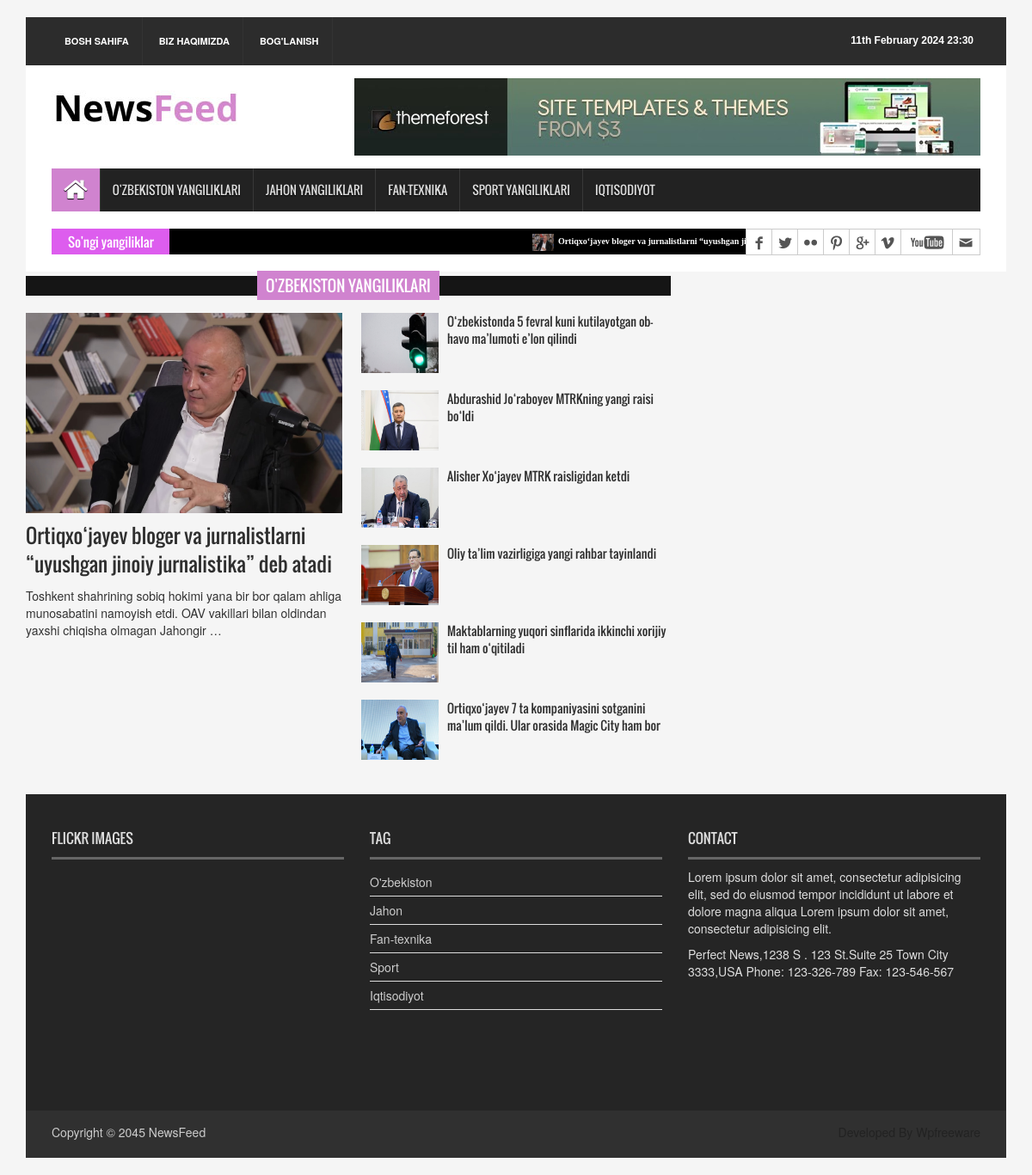
The app's page /local/ with its own data.
### news_app/models.py (models this page shows, shortened)
class News(models.Model):
    class Status(models.TextChoices):
        Draft = "DF", "Draft"
        Published = "PB", "Published"
    title = models.CharField(max_length=300)
    slug = models.SlugField(max_length=300)
    body = models.TextField()
    image = models.ImageField(upload_to='news/images')
    category = models.ForeignKey(Category, on_delete=models.CASCADE)
    publish_time = models.DateTimeField(default=timezone.now)
    created_time = models.DateTimeField(auto_now_add=True)
    updated_time = models.DateTimeField(auto_now=True)
    status = models.CharField(max_length=2,
                              choices=Status.choices,
                              default=Status.Draft
                              )
    objects = models.Manager()
    published = PublishedManager()
    class Meta:
        ordering = ["-publish_time"]
    def get_title_url(self):
        return reverse("news_detail_page", args=[self.slug])

class Category(models.Model):
    name = models.CharField(max_length=150)

### news_app/views.py (the view)
# urls.py: path('local/',LocalNewsView.as_view(template_name="news/local.html"), name="local-news"),
class LocalNewsView(ListView):
    model = News
    template_name = 'news/local.html'
    context_object_name = 'localnews'
    def get_queryset(self):
        news = self.model.published.all().filter(category__name="O'zbekiston")
        return news

### news_app/context_processor.py (called while the page is built)
def latest_news(request):
    latest_news = News.published.all().order_by("-publish_time")[:10]
    category = Category.objects.all()
    context ={
        'latest_news': latest_news,
        'category': category
    }
    return context

### news_app/models.py (called while the page is built)
    def get_queryset(self):
        return super().get_queryset().filter(status=News.Status.Published)

### templates/news/local.html (shortened to what this page needs)
{% extends 'news/base.html' %}
{% load static %}
{% block content %}
    <div class="row">
      <div class="col-lg-8 col-md-8 col-sm-8">
          <div class="single_post_content">
            <h2><span>O'zbekiston yangiliklari</span></h2>
            <div class="single_post_content_left">
              <ul class="business_catgnav  wow fadeInDown">
                {% for one in localnews %}
                {% if forloop.first %}
                <li>
                  <figure class="bsbig_fig"> <a href="{{ one.get_title_url }}" class="featured_img"> <img alt="" src="{{ one.image.url }} "> <span class="overlay"></span> </a>
                    <figcaption> <a href="{{ one.get_title_url }}">{{ one.title }}</a> </figcaption>
                    <p> {{ one.body | truncatewords:20  }}</p>
                  </figure>
                </li>
                {% endif %}
                {% endfor %}
              </ul>
            </div>
            <div class="single_post_content_right">
              <ul class="spost_nav">
                {% for local in localnews %}
                {% if forloop.counter > 1 %}
                <li>
                  <div class="media wow fadeInDown"> <a href="{{ local.get_title_url }}" class="media-left"> <img alt="" src="{{ local.image.url }}"> </a>
                    <div class="media-body"> <a href="{{ local.get_title_url }}" class="catg_title">{{ local.title }}</a> </div>
                  </div>
                </li>
                {% endif %}
                {% endfor %}
              </ul>
            </div>
          </div>
      </div>
    </div>
{% endblock content %}

### templates/news/base.html (shortened to what this page needs)
{% load static %}
<!DOCTYPE html>
<html>
<head>
<link rel="stylesheet" type="text/css" href="{% static 'css/bootstrap.min.css' %}">
<link rel="stylesheet" type="text/css" href="{% static 'css/font-awesome.min.css' %}">
<link rel="stylesheet" type="text/css" href="{% static 'css/animate.css' %}">
<link rel="stylesheet" type="text/css" href="{% static 'css/font.css' %}">
<link rel="stylesheet" type="text/css" href="{% static 'css/li-scroller.css' %}">
<link rel="stylesheet" type="text/css" href="{% static 'css/slick.css' %}">
<link rel="stylesheet" type="text/css" href="{% static 'css/jquery.fancybox.css' %}">
<link rel="stylesheet" type="text/css" href="{% static 'assets/css/theme.css' %}">
<link rel="stylesheet" type="text/css" href="{% static 'css/style.css' %}">
</head>
<body>
<div class="container">
  <header id="header">
    <div class="row">
      <div class="col-lg-12 col-md-12 col-sm-12">
        <div class="header_top">
          <div class="header_top_left">
            <ul class="top_nav">
              <li><a href="{% url 'home' %}">Bosh sahifa</a></li>
              <li><a href="{% url 'about-us' %}">Biz haqimizda</a></li>
              <li><a href="{% url 'contact-us' %}">Bog'lanish</a></li>
            </ul>
          </div>
          <div class="header_top_right">
            <p>{% now "jS F Y H:i" %}</p>
          </div>
        </div>
      </div>
      <div class="col-lg-12 col-md-12 col-sm-12">
        <div class="header_bottom">
          <div class="logo_area"><a href="index.html" class="logo"><img src="{% static 'images/logo.jpg' %} " alt=""></a></div>
          <div class="add_banner"><a href="#"><img src="{% static 'images/addbanner_728x90_V1.jpg' %} " alt=""></a></div>
        </div>
      </div>
    </div>
  </header>
  <section id="navArea">
    <nav class="navbar navbar-inverse" role="navigation">
      <div id="navbar" class="navbar-collapse collapse">
        <ul class="nav navbar-nav main_nav">
          <li class="active"><a href="index.html"><span class="fa fa-home desktop-home"></span><span class="mobile-show">Home</span></a></li>
          <li><a href="{% url 'local-news' %}">O'zbekiston yangiliklari</a></li>
          <li><a href="{% url 'world-news' %}">Jahon yangiliklari</a></li>
          <li><a href="{% url 'fan-news' %}">Fan-texnika</a></li>
          <li><a href="{% url 'sport-news' %}">Sport yangiliklari</a></li>
          <li><a href="{% url 'iqtisod-news' %}">Iqtisodiyot</a></li>
        </ul>
      </div>
    </nav>
  </section>
  <section id="newsSection">
    <div class="row">
      <div class="col-lg-12 col-md-12">
        <div class="latest_newsarea"> <span style="background-color:#DD5DEE">So'ngi yangiliklar</span>
          <ul id="ticker01" class="news_sticker">
            {% for news in latest_news %}
            <li><a href="#"><img src="{{ news.image.url }}" alt="">{{ news.title }}</a></li>
            {% endfor %}
          </ul>
          <div class="social_area">
            <ul class="social_nav">
              <li class="facebook"><a href="#"></a></li>
              <li class="twitter"><a href="#"></a></li>
              <li class="flickr"><a href="#"></a></li>
              <li class="pinterest"><a href="#"></a></li>
              <li class="googleplus"><a href="#"></a></li>
              <li class="vimeo"><a href="#"></a></li>
              <li class="youtube"><a href="#"></a></li>
              <li class="mail"><a href="#"></a></li>
            </ul>
          </div>
        </div>
      </div>
    </div>
  </section>
    {% block content %}
    {% endblock content %}
    <footer id="footer">
    <div class="footer_top">
      <div class="row">
        <div class="col-lg-4 col-md-4 col-sm-4">
          <div class="footer_widget wow fadeInLeftBig">
            <h2>Flickr Images</h2>
          </div>
        </div>
        <div class="col-lg-4 col-md-4 col-sm-4">
          <div class="footer_widget wow fadeInDown">
            <h2>Tag</h2>
            <ul class="tag_nav">
              {% for kategory in category %}
              <li><a href="#">{{kategory.name}}</a></li>
              {% endfor %}
            </ul>
          </div>
        </div>
        <div class="col-lg-4 col-md-4 col-sm-4">
          <div class="footer_widget wow fadeInRightBig">
            <h2>Contact</h2>
            <p>Lorem ipsum dolor sit amet, consectetur adipisicing elit, sed do eiusmod tempor incididunt ut labore et dolore magna aliqua Lorem ipsum dolor sit amet, consectetur adipisicing elit.</p>
            <address>
            Perfect News,1238 S . 123 St.Suite 25 Town City 3333,USA Phone: 123-326-789 Fax: 123-546-567
            </address>
          </div>
        </div>
      </div>
    </div>
    <div class="footer_bottom">
      <p class="copyright">Copyright &copy; 2045 <a href="index.html">NewsFeed</a></p>
      <p class="developer">Developed By Wpfreeware</p>
    </div>
  </footer>
</div>
</body>
</html>

### static/css/li-scroller.css (style rules this page uses)
ul.newsticker { position:relative; left:750px; font:bold 10px Verdana; list-style-type:none; margin:0; padding:0 }
ul.newsticker li { float:left; margin:0; padding:0 }
ul.newsticker a { white-space:nowrap; padding:0; color:#fff; margin:0 50px 0 0 }
ul.newsticker a > img { height:20px; margin-right:5px; width:25px }

### static/css/theme.css (style rules this page uses)
.navbar-inverse .navbar-nav > .active > a, .navbar-inverse .navbar-nav > .active > a:hover, .navbar-inverse .navbar-nav > .active > a:focus { background-color:#d083cf }
.latest_newsarea span { background:none repeat scroll 0 0 #d083cf }
.single_post_content > h2 span { background:none repeat scroll 0 0 #d083cf }

### records on screen
News: image (picture), title "Ortiqxo‘jayev bloger va jurnalistlarni “uyushgan jinoiy jurnalistika” deb atadi", body "Toshkent shahrining sobiq hokimi yana bir bor qalam ahliga munosabatini namoyish etdi. OAV vakillari bilan oldindan yaxshi chiqisha olmagan Jahongir …"
News: image (picture), title "O‘zbekistonda 5 fevral kuni kutilayotgan ob-havo ma’lumoti e’lon qilindi"
News: image (picture), title "Abdurashid Jo‘raboyev MTRKning yangi raisi bo‘ldi"
News: image (picture), title "Alisher Xo‘jayev MTRK raisligidan ketdi"
News: image (picture), title "Oliy ta’lim vazirligiga yangi rahbar tayinlandi"
News: image (picture), title "Maktablarning yuqori sinflarida ikkinchi xorijiy til ham o‘qitiladi"
News: image (picture), title "Ortiqxo‘jayev 7 ta kompaniyasini sotganini ma’lum qildi. Ular orasida Magic City ham bor"
Category: name "O'zbekiston"
Category: name "Jahon"
Category: name "Fan-texnika"
Category: name "Sport"
Category: name "Iqtisodiyot"
